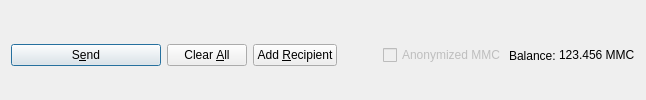
         <widget class="QFrame" name="frame_Send">
          <layout class="QHBoxLayout" name="horizontalLayout">
           <property name="bottomMargin">
            <number>0</number>
           </property>
           <item>
            <widget class="QPushButton" name="sendButton">
             <property name="minimumSize">
              <size>
               <width>150</width>
               <height>0</height>
              </size>
             </property>
             <property name="toolTip">
              <string>Confirm the send action</string>
             </property>
             <property name="text">
              <string>S&amp;end</string>
             </property>
             <property name="icon">
              <iconset resource="../messiahmetacorp.qrc">
               <normaloff>:/icons/send</normaloff>:/icons/send</iconset>
             </property>
             <property name="autoDefault">
              <bool>false</bool>
             </property>
             <property name="default">
              <bool>true</bool>
             </property>
            </widget>
           </item>
           <item>
            <widget class="QPushButton" name="clearButton">
             <property name="sizePolicy">
              <sizepolicy hsizetype="Minimum" vsizetype="Fixed">
               <horstretch>0</horstretch>
               <verstretch>0</verstretch>
              </sizepolicy>
             </property>
             <property name="toolTip">
              <string>Clear all fields of the form.</string>
             </property>
             <property name="text">
              <string>Clear &amp;All</string>
             </property>
             <property name="icon">
              <iconset resource="../messiahmetacorp.qrc">
               <normaloff>:/icons/remove</normaloff>:/icons/remove</iconset>
             </property>
             <property name="autoDefault">
              <bool>false</bool>
             </property>
            </widget>
           </item>
           <item>
            <widget class="QPushButton" name="addButton">
             <property name="toolTip">
              <string>Send to multiple recipients at once</string>
             </property>
             <property name="text">
              <string>Add &amp;Recipient</string>
             </property>
             <property name="icon">
              <iconset resource="../messiahmetacorp.qrc">
               <normaloff>:/icons/add</normaloff>:/icons/add</iconset>
             </property>
             <property name="autoDefault">
              <bool>false</bool>
             </property>
            </widget>
           </item>
           <item>
            <spacer name="horizontalSpacer">
             <property name="orientation">
              <enum>Qt::Horizontal</enum>
             </property>
             <property name="sizeHint" stdset="0">
              <size>
               <width>40</width>
               <height>20</height>
              </size>
             </property>
            </spacer>
           </item>
           <item>
            <layout class="QHBoxLayout" name="horizontalLayout_2">
             <property name="spacing">
              <number>3</number>
             </property>
             <item>
              <widget class="QCheckBox" name="checkzMMC">
               <property name="enabled">
                <bool>false</bool>
               </property>
               <property name="text">
                <string>Anonymized MMC</string>
               </property>
              </widget>
             </item>
             <item>
              <widget class="QLabel" name="label">
               <property name="text">
                <string>Balance:</string>
               </property>
              </widget>
             </item>
             <item>
              <widget class="QLabel" name="labelBalance">
               <property name="sizePolicy">
                <sizepolicy hsizetype="Preferred" vsizetype="Fixed">
                 <horstretch>0</horstretch>
                 <verstretch>0</verstretch>
                </sizepolicy>
               </property>
               <property name="cursor">
                <cursorShape>IBeamCursor</cursorShape>
               </property>
               <property name="text">
                <string notr="true">123.456 MMC</string>
               </property>
               <property name="textInteractionFlags">
                <set>Qt::LinksAccessibleByMouse|Qt::TextSelectableByKeyboard|Qt::TextSelectableByMouse</set>
               </property>
              </widget>
             </item>
            </layout>
           </item>
          </layout>
         </widget>
